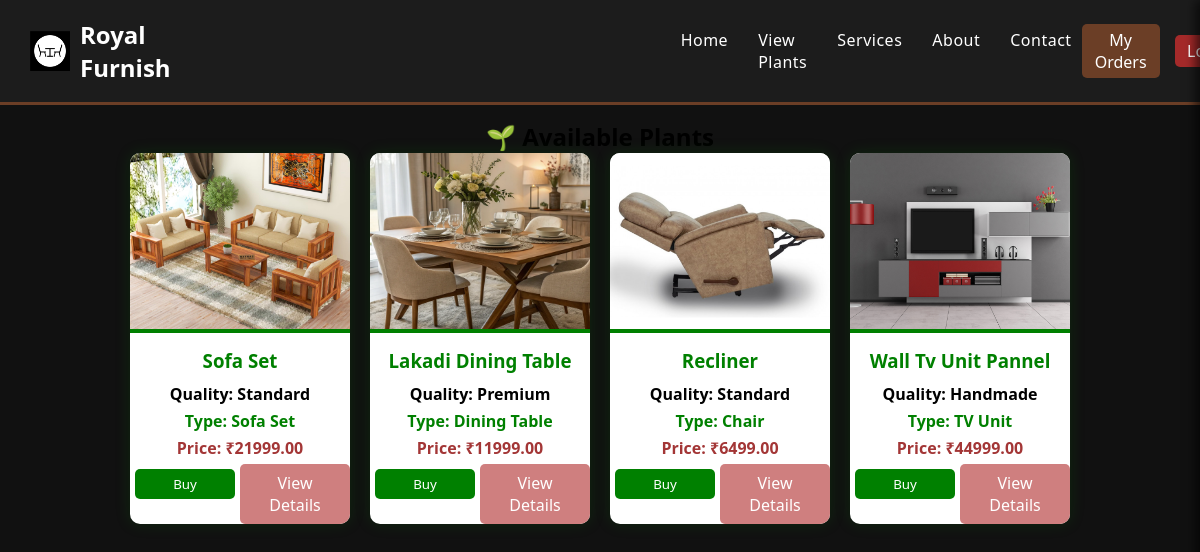
Screenshot of /us-view-plants/ with the database file from the repository.
### plants/models.py (models this page shows, shortened)
class Plant(models.Model):
    plant_id = models.CharField(max_length=20, unique=True)
    name = models.CharField(max_length=100)
    info = models.TextField()
    price = models.DecimalField(max_digits=10, decimal_places=2)
    image = models.ImageField(upload_to='plants/')
    plant_type = models.CharField(max_length=100, default='Sapling')
    growth = models.CharField(max_length=50)  # e.g. 5 months / 10 months
    quality = models.CharField(max_length=50)
    quantity = models.IntegerField(default=0)

### plants/views.py (the view)
# urls.py: path('us-view-plants/', views.us_view_plants, name='us_view_plants'),
def us_view_plants(request):
    plants = Plant.objects.all()
    if 'cart' not in request.session:
        request.session['cart'] = []
    cart_items = request.session['cart']
    return render(request, 'us_view_plants.html', {
        'plants': plants,
        'cart_items': cart_items
    })

### templates/us_view_plants.html (shortened to what this page needs)
{% load static %}
<!DOCTYPE html>
<html>
<head>
</head>
<body>
{% include 'header.html' %}
<div class="section">
    <h2>🌱 Available Plants</h2>
    <div class="cards">
        {% for plant in plants %}
        <div class="card">
            <img src="{{ plant.image.url }}" alt="{{ plant.name }}">
            <h3>{{ plant.name }}</h3>
            <p style="font-weight: bold; color: yesno;">Quality: {{ plant.quality }}</p>
            <p style="font-weight: bold; color: green;">Type: {{ plant.plant_type }}</p>
            <p style="font-weight: bold; color: #a33636;">Price: ₹{{ plant.price }}</p>
            <div class="btn-group">
                <a href="{% url 'buy_plant' plant.id %}">
        <button type="button">Buy</button>
    </a>
                <a href="{% url 'plant_detail' plant.id %}" style="background:#cf7f7f; padding:8px 12px; color:white; text-decoration:none; border-radius:5px;">
    View Details
</a>
            </div>
        </div>
        {% endfor %}
    </div>
</div>
</body>
</html>

### templates/us_view_plants.html (style rules this page uses)
body { margin:0; font-family: Arial; background:#f4fff4; padding-top:80px; }
.section { padding:40px; text-align:center; }
.cards { display:flex; gap:20px; flex-wrap:wrap; justify-content:center; }
.card { width:220px; background:white; border-radius:10px; box-shadow:0 0 15px rgba(0,128,0,0.2); overflow:hidden; transition:0.3s; animation:fadeInUp 1s; }
.card img { width:100%; height:180px; object-fit:cover; border-bottom:4px solid green; }
.card h3 { color:green; margin:10px 0; }
.card p { margin:5px; }
.card button { margin:5px; padding:6px 10px; background:green; color:white; border:none; border-radius:5px; cursor:pointer; width:100px; }
.card .btn-group { display:flex; justify-content:space-around; }

### templates/header.html (style rules this page uses)
* { margin:0; padding:0; box-sizing:border-box; font-family: 'Poppins', 'Segoe UI', sans-serif; }
body { background:#111; padding-top:80px; }

### rows the page displays
Plant: image (picture), name "Sofa Set", quality "Standard", plant_type "Sofa Set", price "21999.00"
Plant: image (picture), name "Lakadi Dining Table", quality "Premium", plant_type "Dining Table", price "11999.00"
Plant: image (picture), name "Recliner", quality "Standard", plant_type "Chair", price "6499.00"
Plant: image (picture), name "Wall Tv Unit Pannel", quality "Handmade", plant_type "TV Unit", price "44999.00"
